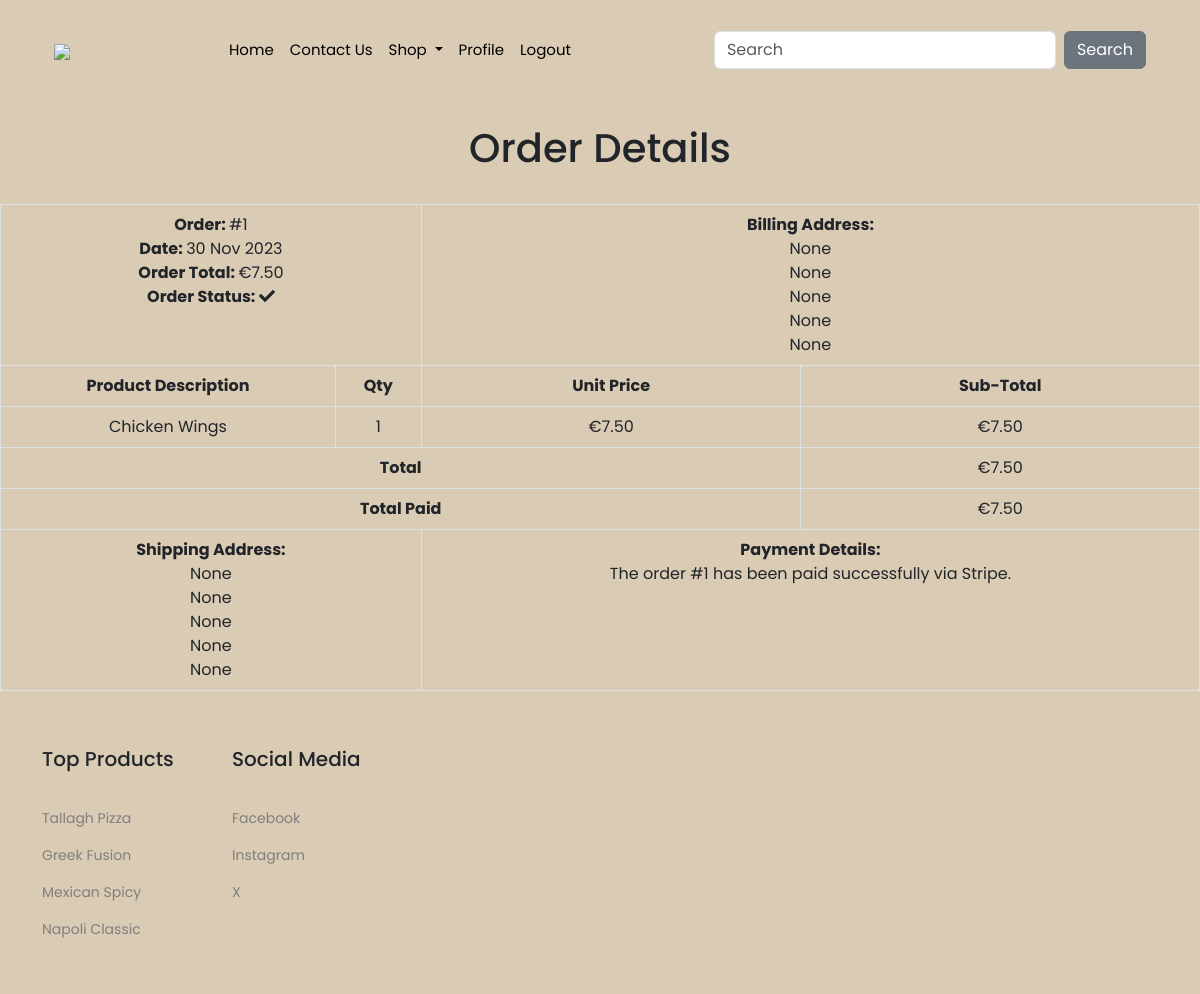
/order/1/ (signed in), run on the app's committed database.
### order/models.py (models this page shows, shortened)
class Order(models.Model):
    token = models.CharField(max_length=250, blank=True)
    total = models.DecimalField(max_digits=10, decimal_places=2, verbose_name='Euro Order Total', null=True, blank=True)
    emailAddress = models.EmailField(max_length=250, blank=True, verbose_name='Email Address')
    created = models.DateTimeField(auto_now_add=True)
    billingName = models.CharField(max_length=250, null=True, blank=True)
    billingAddress1 = models.CharField(max_length=250, null=True, blank=True)
    billingCity = models.CharField(max_length=250, null=True, blank=True)
    billingPostcode = models.CharField(max_length=10, null=True, blank=True)
    billingCountry = models.CharField(max_length=200, null=True, blank=True)
    shippingName = models.CharField(max_length=250, null=True, blank=True)
    shippingAddress1 = models.CharField(max_length=250, null=True, blank=True)
    shippingCity = models.CharField(max_length=250, null=True, blank=True)
    shippingPostcode = models.CharField(max_length=10, null=True, blank=True)
    shippingCountry = models.CharField(max_length=200, null=True, blank=True)
    voucher = models.ForeignKey(
        Voucher,
        related_name='orders',
        null=True,
        blank=True,
        on_delete=models.SET_NULL
    )
    discount = models.IntegerField(
        default=0,
        validators=[
            MinValueValidator(0),
            MaxValueValidator(100)
        ]
    )
    class Meta:
        db_table = 'Order'
        ordering = ['-created']

class OrderItem(models.Model):
    product = models.ForeignKey(Product, on_delete=models.CASCADE, verbose_name='Product')
    quantity = models.IntegerField()
    price = models.DecimalField(max_digits=10, decimal_places=2, verbose_name='Euro Price')
    order = models.ForeignKey('Order', on_delete=models.CASCADE, verbose_name='Order')
    class Meta:
        db_table = 'OrderItem'
    def sub_total(self):
        return self.quantity * self.price

### shop/models.py (models this page shows, shortened)
class Product(models.Model):
    id = models.UUIDField(
        primary_key=True,
        default=uuid.uuid4,
        editable=False)
    name = models.CharField(max_length=250, unique=True)
    description = models.TextField(blank = True)
    category = models.ForeignKey(Category, on_delete=models.CASCADE)
    price = models.DecimalField(max_digits=10, decimal_places=2)
    image = models.ImageField(upload_to = 'product', blank=True)
    stock = models.IntegerField()
    available = models.BooleanField(default=True)
    created = models.DateTimeField(auto_now_add=True, blank = True, null= True)
    updated = models.DateTimeField(auto_now=True, blank = True, null= True)
    expiry_date = models.DateField(null=True, blank=True)
    allergens_text = models.CharField(max_length=255, blank=True, help_text="Enter allergens separated by commas")
    class Meta:
        ordering = ('name',)
        verbose_name = 'product'
        verbose_name_plural = 'products'
    def __str__(self):
        return self.name

### order/views.py (the view)
# urls.py: path('<int:order_id>/', views.OrderDetail.as_view(), name='order_detail'),
class OrderDetail(LoginRequiredMixin, View):
    def get(self, request, order_id):
        if request.user.is_authenticated:
            email = str(request.user.email)
            order = get_object_or_404(Order, id=order_id, emailAddress=email)
            order_items = OrderItem.objects.filter(order=order)
            return render(request, 'order/order_detail.html', {'order': order, 'order_items': order_items})
        return render(request, 'order/order_detail.html')  # Handle the case where the user is not authenticated

### cart/context_processors.py (called while the page is built)
def counter(request):
    item_count = 0
    if 'admin' in request.path:
        return {}
    else:
        try:
            cart = Cart.objects.filter(cart_id=_cart_id(request))
            cart_items = CartItem.objects.all().filter(cart=cart[:1])
            for cart_item in cart_items:
                item_count += cart_item.quantity
        except Cart.DoesNotExist:
            item_count = 0
    return {'item_count': item_count}

### cart/views.py (called while the page is built)
def _cart_id(request):
    cart_id = request.session.session_key
    if not cart_id:
        request.session.save()
        cart_id = request.session.session_key
    return cart_id

### shop/context_processors.py (called while the page is built)
def menu_links(request):
    links = Category.objects.all()
    return {'links': links}

### shop/models.py (called while the page is built)
    def get_absolute_url(self):
        return reverse('shop:products_by_category', args=[self.id])

### order/templates/order/order_detail.html (shortened to what this page needs)
{% extends "base.html" %}
{% load static %}
{% block content %}
<div>
    <div class="text-center">
        <br>
        <h1 class="text-center my_title">Order Details</h1>
        <br>
        <table class="table table-bordered bg-transparent">
            <tr>
                <td class="text-left bg-transparent" colspan="2">
                    <b>Order: </b>#{{ order.id }}<br>
                    <b>Date: </b>{{ order.created|date:"d M Y" }}<br>
                    <b>Order Total: </b>€{{ order.total }}<br>
                    <b>Order Status: </b><i class="fas fa-check"></i>
                </td>
                <td class="text-left bg-transparent" colspan="2">
                    <b>Billing Address: </b><br>
                    {{ order.billingName }}<br>
                    {{ order.billingAddress1 }}<br>
                    {{ order.billingCity }}<br>
                    {{ order.billingPostcode }}<br>
                    {{ order.billingCountry }}<br>
                </td>
            </tr>
            <tr class="bg-transparent">
                <td class="bg-transparent"><b>Product Description</b></td>
                <td class="bg-transparent"><b>Qty</b></td>
                <td class="bg-transparent"><b>Unit Price</b></td>
                <td class="bg-transparent"><b>Sub-Total</b></td>
            </tr>
            {% for item in order_items %}
            <tr class="bg-transparent">
                <td class="bg-transparent">{{ item.product }}</td>
                <td class="bg-transparent">{{ item.quantity }}</td>
                <td class="bg-transparent">€{{ item.price }}</td>
                <td class="bg-transparent">€{{ item.sub_total }}</td>
            </tr>
            {% endfor %}
            <tr class="bg-transparent">
                <td class="text-right bg-transparent" colspan="3"><b>Total</b></td>
                <td class="bg-transparent">€{{ order.total }}</td>
            </tr>
            <tr class="bg-transparent">
                <td class="text-right bg-transparent" colspan="3"><b>Total Paid</b></td>
                <td class="bg-transparent">€{{ order.total }}</td>
            </tr>
            <tr class="bg-transparent">
                <td class="text-left bg-transparent" colspan="2">
                    <b>Shipping Address: </b><br>
                    {{ order.shippingName }}<br>
                    {{ order.shippingAddress1 }}<br>
                    {{ order.shippingCity }}<br>
                    {{ order.shippingPostcode }}<br>
                    {{ order.shippingCountry }}<br>
                </td>
                <td class="text-left bg-transparent" colspan="2">
                    <b>Payment Details: </b><br>
                    The order #{{ order.id }} has been paid successfully via
                    Stripe.
                </td>
            </tr>
        </table>
    </div>
</div>
{% endblock content %}

### static/css/custom.css (style rules this page uses)
*, ul { margin:0; padding:0; }
body { font-family: 'Poppins', sans-serif; background-color: var(--bgColor); }
:root { --black: #000; --primaryColor: #ff3368; --bgColor: #dacbb4 ; }

### data on the page
Order: id "1", created "30 Nov 2023", total "7.50", billingName "None", billingAddress1 "None", billingCity "None", billingPostcode "None", billingCountry "None", shippingName "None", shippingAddress1 "None", shippingCity "None", shippingPostcode "None", shippingCountry "None"
OrderItem: product "Chicken Wings", quantity "1", price "7.50", sub_total "7.50"
